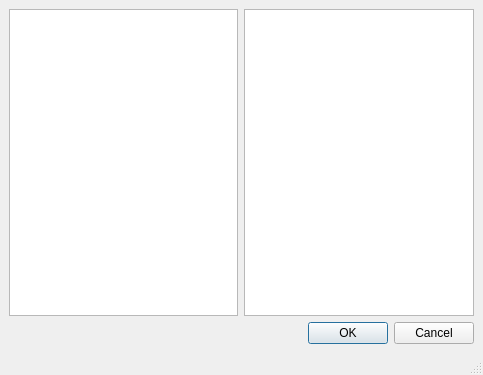
<?xml version="1.0" encoding="UTF-8"?>
<ui version="4.0">
 <class>MainWindow</class>
 <widget class="QMainWindow" name="MainWindow">
  <property name="geometry">
   <rect>
    <x>0</x>
    <y>0</y>
    <width>483</width>
    <height>375</height>
   </rect>
  </property>
  <property name="windowTitle">
   <string>MainWindow</string>
  </property>
  <widget class="QWidget" name="centralwidget">
   <layout class="QVBoxLayout" name="verticalLayout">
    <item>
     <layout class="QHBoxLayout" name="horizontalLayout">
      <item>
       <widget class="QTextEdit" name="textEdit_2"/>
      </item>
      <item>
       <widget class="QTextEdit" name="textEdit"/>
      </item>
     </layout>
    </item>
    <item>
     <widget class="QDialogButtonBox" name="buttonBox">
      <property name="standardButtons">
       <set>QDialogButtonBox::Cancel|QDialogButtonBox::Ok</set>
      </property>
     </widget>
    </item>
   </layout>
  </widget>
  <widget class="QMenuBar" name="menubar">
   <property name="geometry">
    <rect>
     <x>0</x>
     <y>0</y>
     <width>483</width>
     <height>22</height>
    </rect>
   </property>
  </widget>
  <widget class="QStatusBar" name="statusbar"/>
 </widget>
 <resources/>
 <connections>
  <connection>
   <sender>buttonBox</sender>
   <signal>accepted()</signal>
   <receiver>MainWindow</receiver>
   <slot>close()</slot>
   <hints>
    <hint type="sourcelabel">
     <x>241</x>
     <y>333</y>
    </hint>
    <hint type="destinationlabel">
     <x>241</x>
     <y>187</y>
    </hint>
   </hints>
  </connection>
 </connections>
</ui>
